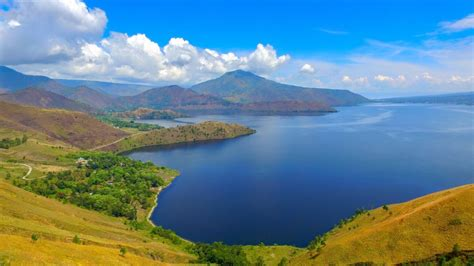
#> input picture Assets/danautoba.jpg, 474 x 266 px, found by its file name
$ jupyter execute Histogram.ipynb
#> lines starting #> are read from the running program, lines starting #| are printed output that depends on the picture
# PRATIKUM BY : FACHREZA RIYANDA

[cell 1]
import cv2
import matplotlib.pyplot as plt
import numpy as np

[cell 2]
img = cv2.imread("danautoba.jpg")
#> img is the input picture: shape (266, 474, 3); mean B, G, R 145.9, 133, 99.1

[cell 3]
[baris,kolom] = img.shape[:2]
#> baris = 266; kolom = 474

[cell 4]
hist = cv2.calcHist([img],[0],None,[256],[0,256])
#> hist = 256 values, max 6145 at index 255, min 177 at index 68, mean 492.5

## HISTOGRAM

[cell 5]
fig, axs = plt.subplots(1,2,figsize=(15,5))
axs[0].imshow(img)
axs[1].plot(hist)
plt.show()
#> figure, not shown here; B, G, R data is drawn as R, G, B; panel 2: curve peaks at x = 255, y = 6145

[cell 6]
img = cv2.cvtColor(img, cv2.COLOR_BGR2RGB)

[cell 7]
fig, axs = plt.subplots(1,2,figsize=(15,5))
axs[0].imshow(img)
axs[1].plot(hist)
plt.show()
#> figure, not shown here; panel 2: curve peaks at x = 255, y = 6145

[cell 8]
fig, axs = plt.subplots(2,2,figsize=(15,5))
axs[0,0].imshow(img)
axs[0,1].plot(hist, color='#ff0000')

axs[1,0].imshow(img)
axs[1,1].hist(img.ravel(),256,[0,256],color='#ff0000')
plt.show()
#> figure, not shown here; panel 2: curve peaks at x = 255, y = 6145; panel 4: tallest bar 6477 high, from x = 255 to 256

[cell 9]
img_abu = cv2.imread('danautoba.jpg', 0)
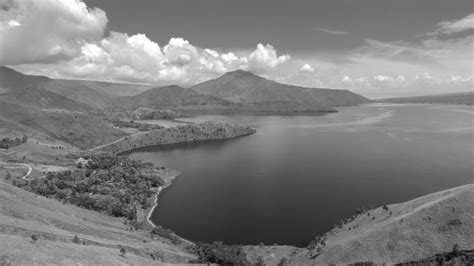
#> img_abu: shape (266, 474); min 4, max 255, mean 124.3
hist2=cv2.equalizeHist(img_abu)
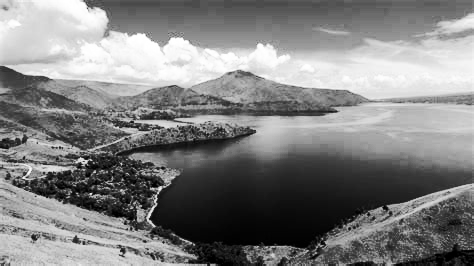
#> hist2: shape (266, 474); min 0, max 255, mean 128.6

fig, axs = plt.subplots(1,2,figsize=(15,5))
axs[0].imshow(cv2.cvtColor(img_abu, cv2.COLOR_BGR2RGB))
axs[1].hist(img.ravel(),256,[0,256],color='#ff0000')
plt.show()
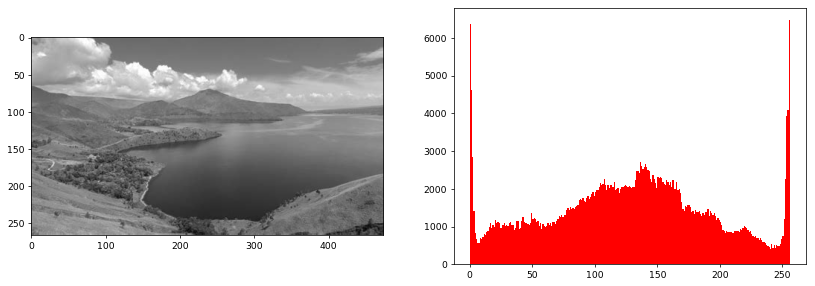
#> figure drawn by matplotlib, 2 panels; panel 2: tallest bar 6477 high, from x = 255 to 256

## Meningkatkan kecerahan

[cell 10]
beta = 40
citra_cerah = np.zeros((baris,kolom,3))

for x in range(baris) :
    for y in range(kolom) :
        fxy = img[x,y] + beta
        citra_cerah[x,y] = fxy
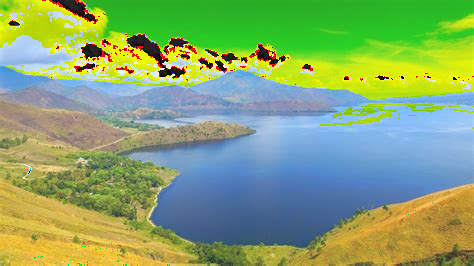
#> citra_cerah: shape (266, 474, 3) float64; mean R, G, B 135, 166.9, 111.2

citra_cerah = citra_cerah.astype(np.uint8)

fig, axs = plt.subplots(2,2,figsize=(15,5))
axs[0,0].imshow(img)
axs[0,1].hist(img.ravel(),256,[0,256])
axs[1,0].imshow(citra_cerah)
axs[1,1].hist(citra_cerah.ravel(),256,[0,256])
plt.show()
#> figure, not shown here; panel 2: tallest bar 6477 high, from x = 255 to 256; panel 4: tallest bar 6477 high, from x = 39 to 40

## Meregangkan kontras

[cell 11]
alpa = 1.2
citra_kontras = np.zeros((baris,kolom,3))
for x in range(baris) :
    for y in range(kolom) :
        fyx = img[x,y] * alpa
        citra_kontras[x,y] = fyx
citra_kontras = citra_kontras.astype(np.uint8)
fig, axs = plt.subplots(2,2,figsize=(15,5))
axs[0,0].imshow(img)
axs[0,1].hist(img.ravel(),256,[0,256])
axs[1,0].imshow(citra_kontras)
axs[1,1].hist(citra_kontras.ravel(),256,[0,256])
plt.show()
#> figure, not shown here; panel 2: tallest bar 6477 high, from x = 255 to 256; panel 4: tallest bar 7721 high, from x = 50 to 51

## Kombinasi kecerahan dan kontras

[cell 12]
alpa = 1.1
beta = 10
img_hasil = np.zeros((baris,kolom,3))
for x in range(baris) :
    for y in range(kolom) :
        fyx = alpa * img[x,y] + beta
        img_hasil[x,y] = fyx

img_hasil = img_hasil.astype(np.uint8)
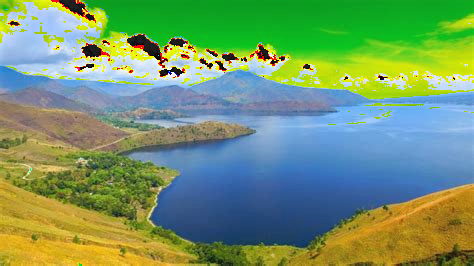
#> img_hasil: shape (266, 474, 3); mean R, G, B 115.6, 151.5, 107.9
fig, axs = plt.subplots(2,2,figsize=(15,5))
axs[0,0].imshow(img)
axs[0,1].hist(img.ravel(),256,[0,256])
axs[1,0].imshow(img_hasil)
axs[1,1].hist(img_hasil.ravel(),256,[0,256])
plt.show()
#> figure, not shown here; panel 2: tallest bar 6477 high, from x = 255 to 256; panel 4: tallest bar 7606 high, from x = 34 to 35

## Membalik Citra

[cell 13]
alpa = 1.2
beta = 10
citra_negatif = np.zeros((baris,kolom,3))
for x in range(baris) :
    for y in range(kolom) :
        fyx = 255 - img[x,y]
        citra_negatif[x,y] = fyx
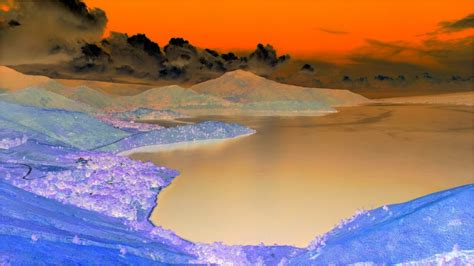
#> citra_negatif: shape (266, 474, 3) float64; mean R, G, B 155.9, 122, 109.1

citra_negatif = citra_negatif.astype(np.uint8)
fig, axs = plt.subplots(2,2,figsize=(15,5))
axs[0,0].imshow(img)
axs[0,1].hist(img.ravel(),256,[0,256])
axs[1,0].imshow(citra_negatif)
axs[1,1].hist(citra_negatif.ravel(),256,[0,256])
plt.show()
#> figure, not shown here; panel 2: tallest bar 6477 high, from x = 255 to 256; panel 4: tallest bar 6477 high, from x = 0 to 1

## Memotong aras keabuan

[cell 14]
f1 = 2
f2 = 220
citra_keabuan = cv2.imread("danautoba.jpg")
for x in range(baris) :
    for y in range(kolom) :
        fyx = img[x,y]
        for z in range(3) :
            if fyx[z] <= f1 :
                citra_keabuan[x,y][z] = 255
            elif fyx[z] >= f2 :
                citra_keabuan[x,y][z] = 255
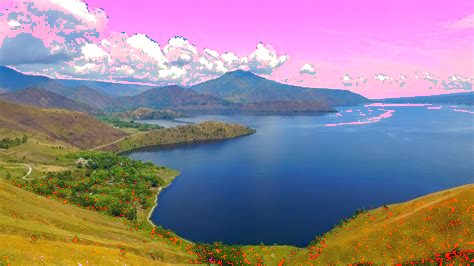
#> citra_keabuan: shape (266, 474, 3); mean B, G, R 146.2, 133.3, 146.6

citra_keabuan = citra_keabuan.astype(np.uint8)
fig, axs = plt.subplots(2,2,figsize=(15,5))
axs[0,0].imshow(cv2.cvtColor(img, cv2.COLOR_BGR2RGB))
axs[0,1].hist(img.ravel(),256,[0,256])
axs[1,0].imshow(cv2.cvtColor(citra_keabuan, cv2.COLOR_BGR2RGB))
axs[1,1].hist(citra_keabuan.ravel(),256,[0,256])
plt.show()
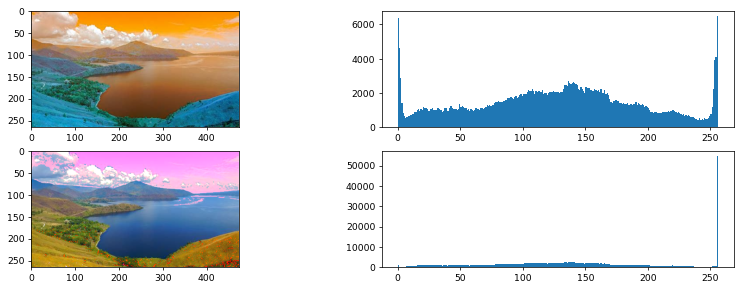
#> figure drawn by matplotlib, 4 panels; B, G, R data is drawn as R, G, B; panel 2: tallest bar 6477 high, from x = 255 to 256; panel 4: tallest bar 54615 high, from x = 255 to 256

## Ekualisasi histogram

[cell 15]
img_gray = cv2.imread("danautoba.jpg",0)
equ = cv2.equalizeHist(img_gray)
res = np.hstack((img_gray,equ))
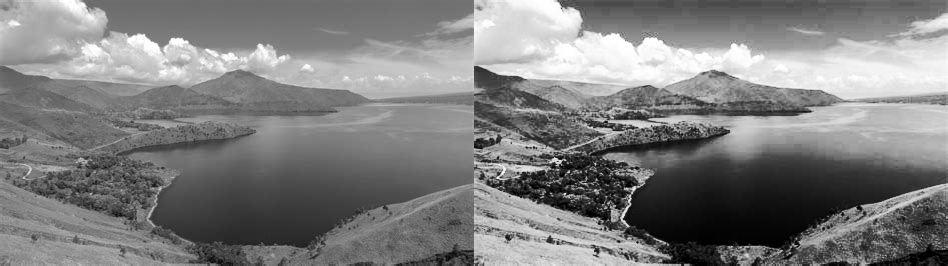
#> res: shape (266, 948); min 0, max 255, mean 126.5

[cell 16]
fig, axs = plt.subplots(2,2,figsize=(15,5))
axs[0,0].hist(img.ravel(),256,[0,256])
axs[0,1].hist(equ.ravel(),256,[0,256])
axs[1,0].imshow(cv2.cvtColor(img_gray, cv2.COLOR_BGR2RGB))
axs[1,1].imshow(cv2.cvtColor(equ, cv2.COLOR_BGR2RGB))
plt.show()
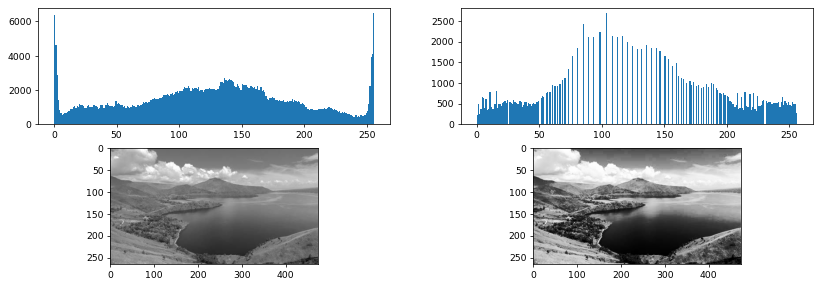
#> figure drawn by matplotlib, 4 panels; panel 1: tallest bar 6477 high, from x = 255 to 256; panel 2: tallest bar 2684 high, from x = 103 to 104
